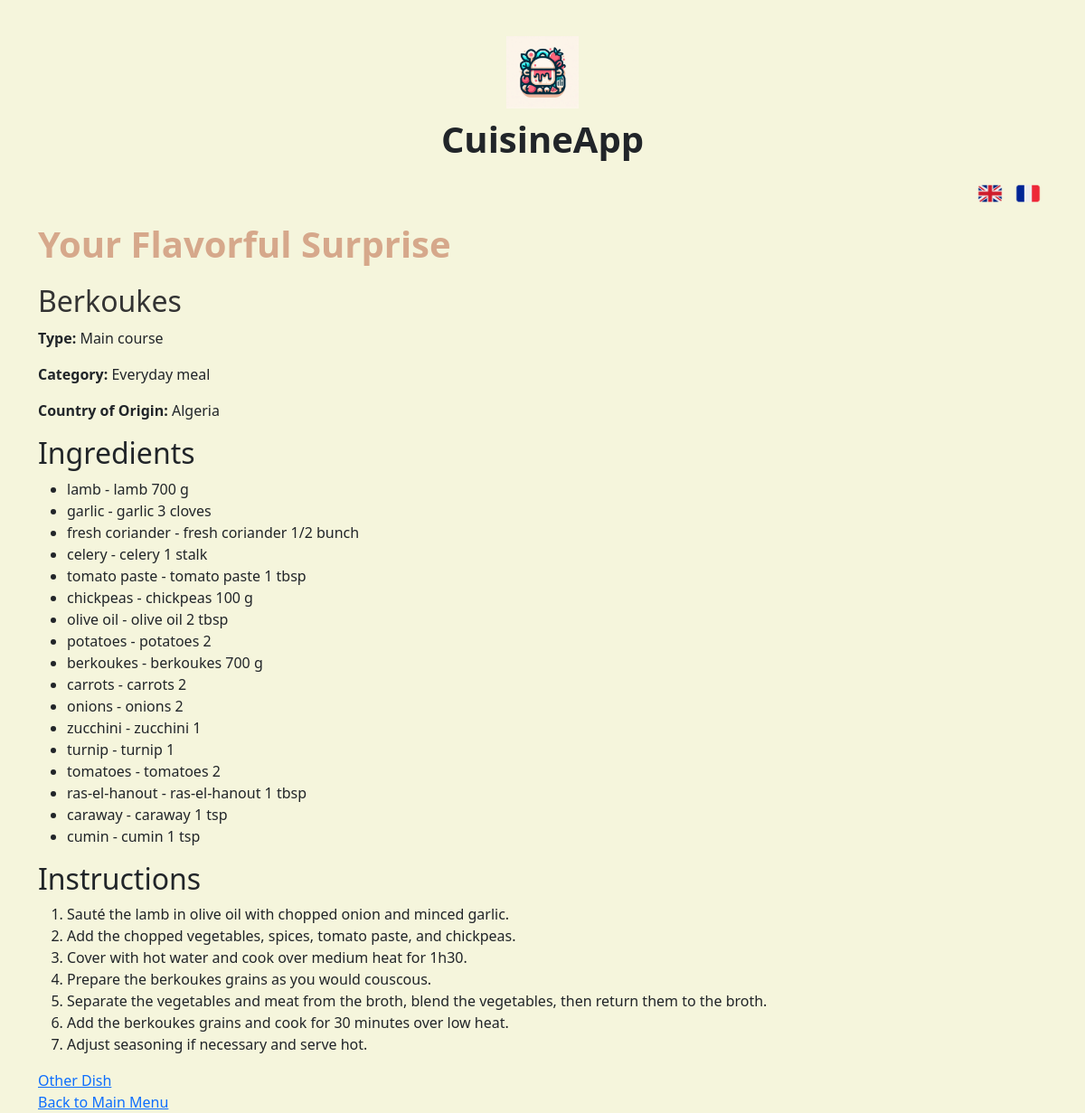
Page /surprise on the committed database.
### tables this page shows
CREATE TABLE Recettes (
    id INTEGER PRIMARY KEY AUTOINCREMENT,
    plat_fr TEXT NOT NULL,
    plat_en TEXT NOT NULL,
    description_fr TEXT NOT NULL,
    description_en TEXT NOT NULL,
    pays_origine_fr TEXT NOT NULL,
    pays_origine_en TEXT NOT NULL,
    temps_preparation_fr TEXT NOT NULL,
    temps_preparation_en TEXT NOT NULL
);

CREATE TABLE IngredientQuantities (
    recette_id INTEGER NOT NULL,
    ingredient_id INTEGER NOT NULL,
    quantity_fr TEXT NOT NULL,
    quantity_en TEXT NOT NULL,
    PRIMARY KEY (recette_id, ingredient_id),
    FOREIGN KEY (recette_id) REFERENCES Recettes(id) ON DELETE CASCADE,
    FOREIGN KEY (ingredient_id) REFERENCES Ingredients(id) ON DELETE CASCADE
);

CREATE TABLE Ingredients (
    id INTEGER PRIMARY KEY AUTOINCREMENT,
    nom_ingredient_fr TEXT NOT NULL,
    nom_ingredient_en TEXT NOT NULL
);

CREATE TABLE Instructions (
    id INTEGER PRIMARY KEY AUTOINCREMENT,
    recette_id INTEGER NOT NULL,
    step_number INTEGER NOT NULL,
    instruction_fr TEXT NOT NULL,
    instruction_en TEXT NOT NULL,
    FOREIGN KEY (recette_id) REFERENCES Recettes(id) ON DELETE CASCADE
);

### app.py (the view)
@app.route('/surprise')
def surprise_me():
    conn = get_db_connection()
    recipe = conn.execute('''
        SELECT r.*, GROUP_CONCAT(DISTINCT t.nom_type_{0}) as types,
        GROUP_CONCAT(DISTINCT c.nom_categorie_{0}) as categories,
        r.pays_origine_{0} as country_of_origin
        FROM Recettes r
        LEFT JOIN RecetteTypes rt ON r.id = rt.recette_id
        LEFT JOIN Types t ON rt.type_id = t.id
        LEFT JOIN RecetteCategories rc ON r.id = rc.recette_id
        LEFT JOIN Categories c ON rc.categorie_id = c.id
        GROUP BY r.id
        ORDER BY RANDOM()
        LIMIT 1
    '''.format(session['lang'])).fetchone()
    if recipe is None:
        return render_template("no_recipes.html")  # Handle the case if no recipe is found
    ingredients = conn.execute('''
        SELECT i.nom_ingredient_{0} as ingredient, iq.quantity_{0} as quantity
        FROM Ingredients i
        JOIN RecetteIngredients ri ON i.id = ri.ingredient_id
        LEFT JOIN IngredientQuantities iq ON i.id = iq.ingredient_id AND ri.recette_id = iq.recette_id
        WHERE ri.recette_id = ?
    '''.format(session['lang']), (recipe['id'],)).fetchall()
    instructions = conn.execute('''
        SELECT step_number, instruction_{0} as instruction
        FROM Instructions
        WHERE recette_id = ?
        ORDER BY step_number
    '''.format(session['lang']), (recipe['id'],)).fetchall()
    conn.close()
    return render_template('surprise.html', recipe=recipe, ingredients=ingredients, instructions=instructions)

### app.py (called while the page is built)
def get_db_connection():
    conn = sqlite3.connect(DATABASE)
    conn.row_factory = sqlite3.Row
    return conn

@app.before_request
def set_default_language():
    if 'lang' not in session:
        session['lang'] = 'en'

### templates/surprise.html
{% extends "base.html" %}
{% block content %}
    <h1 class="functionality-title">{{ "Your Flavorful Surprise" if session['lang'] == 'en' else "Votre Surprise Savoureuse" }}</h1>
    <h2 class="dish-title">{{ recipe['plat_' + session['lang']] }}</h2>
    <p><strong>{{ "Type" if session['lang'] == 'en' else "Type" }}:</strong> {{ recipe.types }}</p>
    <p><strong>{{ "Category" if session['lang'] == 'en' else "Catégorie" }}:</strong> {{ recipe.categories }}</p>
    <p><strong>{{ "Country of Origin" if session['lang'] == 'en' else "Pays d'origine" }}:</strong> {{ recipe['country_of_origin'] }}</p>
    <h2>{{ "Ingredients" if session['lang'] == 'en' else "Ingrédients" }}</h2>
    <ul>
        {% for ing in ingredients %}
            <li>
                {{ ing.ingredient }} -
                {% if ing.quantity %}
                    {{ ing.quantity }}
                {% else %}
                    {{ "Feel free to adjust to taste" if session['lang'] == 'en' else "À ajuster selon vos préférences" }}
                {% endif %}
            </li>
        {% endfor %}
    </ul>
    <h2>{{ "Instructions" if session['lang'] == 'en' else "Instructions" }}</h2>
    <ol>
        {% for step in instructions %}
            <li>{{ step.instruction }}</li>
        {% endfor %}
    </ol>
    <div class="buttons">
        <div><a href="{{ url_for('surprise_me') }}">
            {{ "Other Dish" if session['lang'] == 'en' else "Autre plat" }}
        </a></div>
        <div><a href="{{ url_for('index') }}" class="back-button">
            {{ "Back to Main Menu" if session['lang'] == 'en' else "Retour au menu principal" }}
        </a></div>
    </div>
{% endblock %}

### templates/base.html (shortened to what this page needs)
<!DOCTYPE html>
<html lang="{{ session['lang'] }}">
<head>
    <link href="https://cdn.jsdelivr.net/npm/bootstrap@5.3.0/dist/css/bootstrap.min.css" rel="stylesheet">
</head>
<body>
    <div class="container base-container">
        <div class="main-header">
            <img src="{{ url_for('static', filename='images/logo.png') }}" alt="CuisineApp Logo" class="img-fluid" onerror="this.onerror=null;this.src='https://via.placeholder.com/150';">
            <h1>CuisineApp</h1>
        </div>
        <div class="d-flex justify-content-end mb-3">
            <a href="{{ url_for('set_language', lang='en') }}">
                <img class="flag" src="{{ url_for('static', filename='flags/en.png') }}" alt="English" onerror="this.onerror=null;this.src='https://via.placeholder.com/32x32?text=EN';">
            </a>
            <a href="{{ url_for('set_language', lang='fr') }}">
                <img class="flag" src="{{ url_for('static', filename='flags/fr.png') }}" alt="Français" onerror="this.onerror=null;this.src='https://via.placeholder.com/32x32?text=FR';">
            </a>
        </div>
        {% block content %}{% endblock %}
    </div>
</body>
</html>

### templates/base.html (style rules this page uses)
:root { --primary-color: #D6A88B; --secondary-color: #F5F5DC; --text-color: #333; }
body { background-color: var(--secondary-color); }
.flag { width: 32px; height: 32px; cursor: pointer; margin: 0 5px; }
.base-container { margin-top: 40px; }
.main-header { text-align: center; margin-bottom: 20px; }
.main-header img { max-height: 80px; }
.main-header h1 { margin-top: 10px; font-size: 2.5rem; font-weight: bold; }
.functionality-title { font-size: 2.5rem; color: var(--primary-color); font-weight: bold; margin-bottom: 20px; }
.dish-title { font-size: 2rem; color: var(--text-color); margin-bottom: 10px; }

### rows in the picture
Recettes: plat_en "Berkoukes", country_of_origin "Algeria"
IngredientQuantities: ingredient "lamb", quantity "lamb 700 g"
IngredientQuantities: ingredient "garlic", quantity "garlic 3 cloves"
IngredientQuantities: ingredient "fresh coriander", quantity "fresh coriander 1/2 bunch"
IngredientQuantities: ingredient "celery", quantity "celery 1 stalk"
IngredientQuantities: ingredient "tomato paste", quantity "tomato paste 1 tbsp"
IngredientQuantities: ingredient "chickpeas", quantity "chickpeas 100 g"
IngredientQuantities: ingredient "olive oil", quantity "olive oil 2 tbsp"
IngredientQuantities: ingredient "potatoes", quantity "potatoes 2"
IngredientQuantities: ingredient "berkoukes", quantity "berkoukes 700 g"
IngredientQuantities: ingredient "carrots", quantity "carrots 2"
IngredientQuantities: ingredient "onions", quantity "onions 2"
IngredientQuantities: ingredient "zucchini", quantity "zucchini 1"
IngredientQuantities: ingredient "turnip", quantity "turnip 1"
IngredientQuantities: ingredient "tomatoes", quantity "tomatoes 2"
IngredientQuantities: ingredient "ras-el-hanout", quantity "ras-el-hanout 1 tbsp"
IngredientQuantities: ingredient "caraway", quantity "caraway 1 tsp"
IngredientQuantities: ingredient "cumin", quantity "cumin 1 tsp"
Instructions: instruction "Sauté the lamb in olive oil with chopped onion and minced garlic."
Instructions: instruction "Add the chopped vegetables, spices, tomato paste, and chickpeas."
Instructions: instruction "Cover with hot water and cook over medium heat for 1h30."
Instructions: instruction "Prepare the berkoukes grains as you would couscous."
Instructions: instruction "Separate the vegetables and meat from the broth, blend the vegetables, then return them to the broth."
Instructions: instruction "Add the berkoukes grains and cook for 30 minutes over low heat."
Instructions: instruction "Adjust seasoning if necessary and serve hot."

### other values in the picture
{{ "Type" if session['lang'] == 'en' else "Type" }} "Type"
{{ recipe.types }} "Main course"
{{ "Category" if session['lang'] == 'en' else "Catégorie" }} "Category"
{{ recipe.categories }} "Everyday meal"
{{ "Country of Origin" if session['lang'] == 'en' else "Pays d'origine" }} "Country of Origin"
{{ "Ingredients" if session['lang'] == 'en' else "Ingrédients" }} "Ingredients"
{{ "Instructions" if session['lang'] == 'en' else "Instructions" }} "Instructions"
{{ "Other Dish" if session['lang'] == 'en' else "Autre plat" }} "Other Dish"
